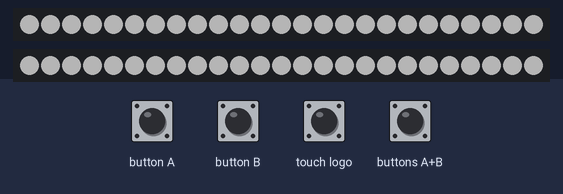
This program was run on a simulated BBC micro:bit (MakeCode). Parts: 2 × 25 RGB LEDs in strip order, left to right. Inputs (shaded band) come from the test bench. Dim RGB values are drawn brighter than linear; random numbers come from a fixed seed.

Above: at 1.2 s.
1.3 s: touch logo pressed for 0.15 s
At 1.9 s:
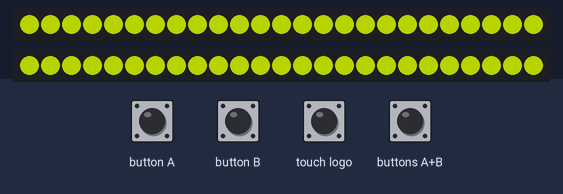
2.9 s: touch logo pressed for 0.15 s
At 4.2 s:
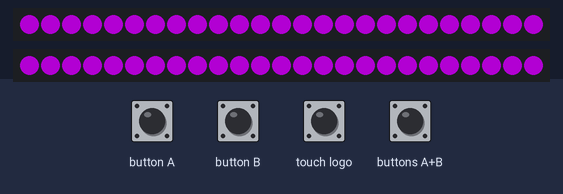
4.5 s: buttons A+B pressed for 1 s
At 6.7 s:
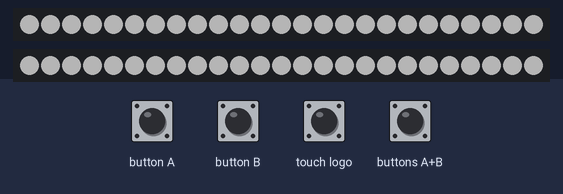
7.0 s: button A pressed for 0.15 s
8.6 s: button A pressed for 0.15 s
10.2 s: touch logo pressed 5 times (0.12 s each, 0.3 s apart)
At 12.0 s:
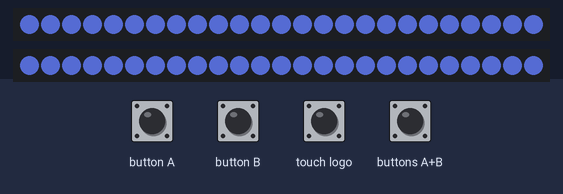
Timing chart, 0 to 13.5 s (numbered marks = the images above; inputs shaded):
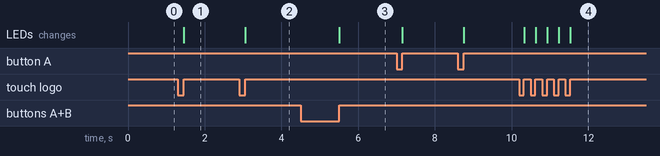

The program:

main.ts
```typescript
input.onButtonPressed(Button.A, function () {
    luminosity = Math.min(luminosity + 10, 100)
    light()
})
input.onButtonPressed(Button.AB, function () {
    luminosity = 50
    hue = 0
    saturation = 0
    light()
})
input.onButtonPressed(Button.B, function () {
    luminosity = Math.max(luminosity - 10, 0)
    light()
})
input.onLogoEvent(TouchButtonEvent.Pressed, function () {
    hue = randint(0, 360)
    saturation = 100
    light()
})
function light () {
    p0.showColor(neopixel.hsl(hue, saturation, luminosity))
    p8.showColor(neopixel.hsl(hue, saturation, luminosity))
}
let saturation = 0
let hue = 0
let luminosity = 0
let p8: neopixel.Strip = null
let p0: neopixel.Strip = null
p0 = neopixel.create(DigitalPin.P0, 25, NeoPixelMode.RGB)
p8 = neopixel.create(DigitalPin.P8, 25, NeoPixelMode.RGB)
luminosity = 50
hue = 0
saturation = 0
light()
```

test.ts
```typescript
// テストはここに来ます。このパッケージが拡張機能として使用されるときにはコンパイルされません。
```

Measured:
- after the input at 1.3 s, the LEDs: change after 0.15 s (image 1)
- after the input at 2.9 s, the LEDs: change after 0.15 s (image 2)
- after the input at 4.5 s, the LEDs: first change after 1.0 s (image 3 shows a later state)
- after the input at 10.2 s, the LEDs: first change after 0.12 s (image 4 shows a later state)
